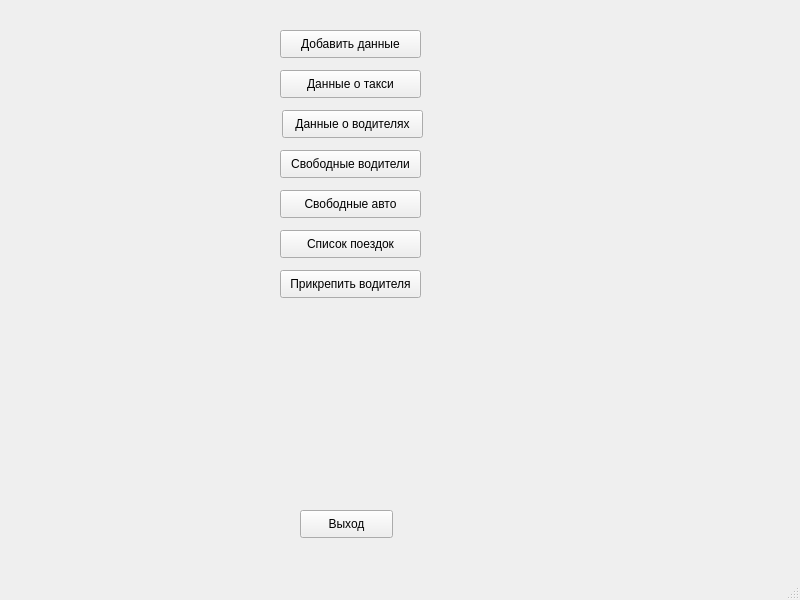
<?xml version="1.0" encoding="UTF-8"?>
<ui version="4.0">
 <class>MainWindow</class>
 <widget class="QMainWindow" name="MainWindow">
  <property name="geometry">
   <rect>
    <x>0</x>
    <y>0</y>
    <width>800</width>
    <height>600</height>
   </rect>
  </property>
  <property name="windowTitle">
   <string>MainWindow</string>
  </property>
  <widget class="QWidget" name="centralwidget">
   <widget class="QPushButton" name="btn_add_data">
    <property name="geometry">
     <rect>
      <x>280</x>
      <y>30</y>
      <width>141</width>
      <height>28</height>
     </rect>
    </property>
    <property name="text">
     <string>Добавить данные</string>
    </property>
   </widget>
   <widget class="QPushButton" name="btn_taxi_park">
    <property name="geometry">
     <rect>
      <x>280</x>
      <y>70</y>
      <width>141</width>
      <height>28</height>
     </rect>
    </property>
    <property name="cursor">
     <cursorShape>ArrowCursor</cursorShape>
    </property>
    <property name="text">
     <string>Данные о такси</string>
    </property>
   </widget>
   <widget class="QPushButton" name="btn_driver">
    <property name="geometry">
     <rect>
      <x>282</x>
      <y>110</y>
      <width>141</width>
      <height>28</height>
     </rect>
    </property>
    <property name="text">
     <string>Данные о водителях</string>
    </property>
   </widget>
   <widget class="QPushButton" name="btn_free_driver">
    <property name="geometry">
     <rect>
      <x>280</x>
      <y>150</y>
      <width>141</width>
      <height>28</height>
     </rect>
    </property>
    <property name="text">
     <string>Свободные водители</string>
    </property>
   </widget>
   <widget class="QPushButton" name="btn_free_auto">
    <property name="geometry">
     <rect>
      <x>280</x>
      <y>190</y>
      <width>141</width>
      <height>28</height>
     </rect>
    </property>
    <property name="text">
     <string>Свободные авто</string>
    </property>
   </widget>
   <widget class="QPushButton" name="btn_list_drive">
    <property name="geometry">
     <rect>
      <x>280</x>
      <y>230</y>
      <width>141</width>
      <height>28</height>
     </rect>
    </property>
    <property name="text">
     <string>Список поездок</string>
    </property>
   </widget>
   <widget class="QPushButton" name="btn_united_auto">
    <property name="geometry">
     <rect>
      <x>280</x>
      <y>270</y>
      <width>141</width>
      <height>28</height>
     </rect>
    </property>
    <property name="text">
     <string>Прикрепить водителя</string>
    </property>
   </widget>
   <widget class="QPushButton" name="btn_exit">
    <property name="geometry">
     <rect>
      <x>300</x>
      <y>510</y>
      <width>93</width>
      <height>28</height>
     </rect>
    </property>
    <property name="text">
     <string>Выход</string>
    </property>
   </widget>
  </widget>
  <widget class="QMenuBar" name="menubar">
   <property name="geometry">
    <rect>
     <x>0</x>
     <y>0</y>
     <width>800</width>
     <height>26</height>
    </rect>
   </property>
  </widget>
  <widget class="QStatusBar" name="statusbar"/>
 </widget>
 <resources/>
 <connections/>
</ui>
